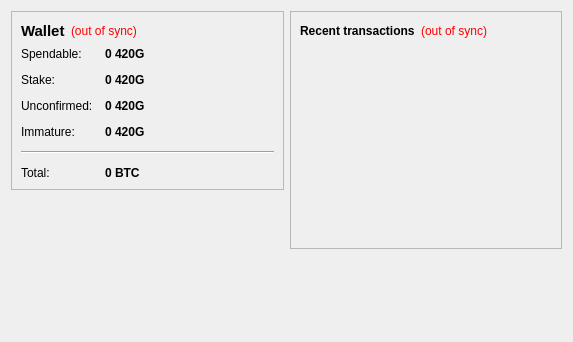
<?xml version="1.0" encoding="UTF-8"?>
<ui version="4.0">
 <class>OverviewPage</class>
 <widget class="QWidget" name="OverviewPage">
  <property name="geometry">
   <rect>
    <x>0</x>
    <y>0</y>
    <width>573</width>
    <height>342</height>
   </rect>
  </property>
  <property name="windowTitle">
   <string>Form</string>
  </property>
  <layout class="QHBoxLayout" name="horizontalLayout" stretch="1,1">
   <item>
    <layout class="QVBoxLayout" name="verticalLayout_2">
     <item>
      <widget class="QFrame" name="frame">
       <property name="frameShape">
        <enum>QFrame::StyledPanel</enum>
       </property>
       <property name="frameShadow">
        <enum>QFrame::Raised</enum>
       </property>
       <layout class="QVBoxLayout" name="verticalLayout_4">
        <item>
         <layout class="QHBoxLayout" name="horizontalLayout_4">
          <item>
           <widget class="QLabel" name="label_5">
            <property name="font">
             <font>
              <pointsize>11</pointsize>
              <weight>75</weight>
              <bold>true</bold>
             </font>
            </property>
            <property name="text">
             <string>Wallet</string>
            </property>
           </widget>
          </item>
          <item>
           <widget class="QLabel" name="labelWalletStatus">
            <property name="toolTip">
             <string>The displayed information may be out of date. Your wallet automatically synchronizes with the Ganjacoin network after a connection is established, but this process has not completed yet.</string>
            </property>
            <property name="styleSheet">
             <string notr="true">QLabel { color: red; }</string>
            </property>
            <property name="text">
             <string notr="true">(out of sync)</string>
            </property>
            <property name="alignment">
             <set>Qt::AlignLeading|Qt::AlignLeft|Qt::AlignVCenter</set>
            </property>
           </widget>
          </item>
          <item>
           <spacer name="horizontalSpacer_2">
            <property name="orientation">
             <enum>Qt::Horizontal</enum>
            </property>
            <property name="sizeHint" stdset="0">
             <size>
              <width>40</width>
              <height>20</height>
             </size>
            </property>
           </spacer>
          </item>
         </layout>
        </item>
        <item>
         <layout class="QFormLayout" name="formLayout_2">
          <property name="fieldGrowthPolicy">
           <enum>QFormLayout::AllNonFixedFieldsGrow</enum>
          </property>
          <property name="horizontalSpacing">
           <number>12</number>
          </property>
          <property name="verticalSpacing">
           <number>12</number>
          </property>
          <item row="0" column="0">
           <widget class="QLabel" name="label">
            <property name="text">
             <string>Spendable:</string>
            </property>
           </widget>
          </item>
          <item row="0" column="1">
           <widget class="QLabel" name="labelBalance">
            <property name="font">
             <font>
              <weight>75</weight>
              <bold>true</bold>
             </font>
            </property>
            <property name="cursor">
             <cursorShape>IBeamCursor</cursorShape>
            </property>
            <property name="toolTip">
             <string>Your current spendable balance</string>
            </property>
            <property name="text">
             <string notr="true">0 420G</string>
            </property>
            <property name="textInteractionFlags">
             <set>Qt::LinksAccessibleByMouse|Qt::TextSelectableByKeyboard|Qt::TextSelectableByMouse</set>
            </property>
           </widget>
          </item>
          <item row="1" column="0">
           <widget class="QLabel" name="label_6">
            <property name="text">
             <string>Stake:</string>
            </property>
           </widget>
          </item>
          <item row="1" column="1">
           <widget class="QLabel" name="labelStake">
            <property name="font">
             <font>
              <weight>75</weight>
              <bold>true</bold>
             </font>
            </property>
            <property name="cursor">
             <cursorShape>IBeamCursor</cursorShape>
            </property>
            <property name="toolTip">
             <string>Total of coins that was staked, and do not yet count toward the current balance</string>
            </property>
            <property name="text">
             <string notr="true">0 420G</string>
            </property>
            <property name="textInteractionFlags">
             <set>Qt::LinksAccessibleByMouse|Qt::TextSelectableByKeyboard|Qt::TextSelectableByMouse</set>
            </property>
           </widget>
          </item>
          <item row="2" column="0">
           <widget class="QLabel" name="label_3">
            <property name="text">
             <string>Unconfirmed:</string>
            </property>
           </widget>
          </item>
          <item row="2" column="1">
           <widget class="QLabel" name="labelUnconfirmed">
            <property name="font">
             <font>
              <weight>75</weight>
              <bold>true</bold>
             </font>
            </property>
            <property name="cursor">
             <cursorShape>IBeamCursor</cursorShape>
            </property>
            <property name="toolTip">
             <string>Total of transactions that have yet to be confirmed, and do not yet count toward the current balance</string>
            </property>
            <property name="text">
             <string notr="true">0 420G</string>
            </property>
            <property name="textInteractionFlags">
             <set>Qt::LinksAccessibleByMouse|Qt::TextSelectableByKeyboard|Qt::TextSelectableByMouse</set>
            </property>
           </widget>
          </item>
          <item row="3" column="0">
           <widget class="QLabel" name="labelImmatureText">
            <property name="text">
             <string>Immature:</string>
            </property>
           </widget>
          </item>
          <item row="3" column="1">
           <widget class="QLabel" name="labelImmature">
            <property name="font">
             <font>
              <weight>75</weight>
              <bold>true</bold>
             </font>
            </property>
            <property name="toolTip">
             <string>Mined balance that has not yet matured</string>
            </property>
            <property name="text">
             <string notr="true">0 420G</string>
            </property>
            <property name="textInteractionFlags">
             <set>Qt::LinksAccessibleByMouse|Qt::TextSelectableByKeyboard|Qt::TextSelectableByMouse</set>
            </property>
           </widget>
          </item>
          <item row="4" column="0" colspan="2">
           <widget class="Line" name="line">
            <property name="orientation">
             <enum>Qt::Horizontal</enum>
            </property>
           </widget>
          </item>
          <item row="5" column="0">
           <widget class="QLabel" name="labelTotalText">
            <property name="text">
             <string>Total:</string>
            </property>
           </widget>
          </item>
          <item row="5" column="1">
           <widget class="QLabel" name="labelTotal">
            <property name="font">
             <font>
              <weight>75</weight>
              <bold>true</bold>
             </font>
            </property>
            <property name="cursor">
             <cursorShape>IBeamCursor</cursorShape>
            </property>
            <property name="toolTip">
             <string>Your current total balance</string>
            </property>
            <property name="text">
             <string notr="true">0 BTC</string>
            </property>
            <property name="textInteractionFlags">
             <set>Qt::LinksAccessibleByMouse|Qt::TextSelectableByKeyboard|Qt::TextSelectableByMouse</set>
            </property>
           </widget>
          </item>
         </layout>
        </item>
       </layout>
      </widget>
     </item>
     <item>
      <spacer name="verticalSpacer">
       <property name="orientation">
        <enum>Qt::Vertical</enum>
       </property>
       <property name="sizeHint" stdset="0">
        <size>
         <width>20</width>
         <height>40</height>
        </size>
       </property>
      </spacer>
     </item>
    </layout>
   </item>
   <item>
    <layout class="QVBoxLayout" name="verticalLayout_3">
     <item>
      <widget class="QFrame" name="frame_2">
       <property name="frameShape">
        <enum>QFrame::StyledPanel</enum>
       </property>
       <property name="frameShadow">
        <enum>QFrame::Raised</enum>
       </property>
       <layout class="QVBoxLayout" name="verticalLayout">
        <item>
         <layout class="QHBoxLayout" name="horizontalLayout_2">
          <item>
           <widget class="QLabel" name="label_4">
            <property name="text">
             <string>&lt;b&gt;Recent transactions&lt;/b&gt;</string>
            </property>
           </widget>
          </item>
          <item>
           <widget class="QLabel" name="labelTransactionsStatus">
            <property name="toolTip">
             <string>The displayed information may be out of date. Your wallet automatically synchronizes with the Ganjacoin network after a connection is established, but this process has not completed yet.</string>
            </property>
            <property name="styleSheet">
             <string notr="true">QLabel { color: red; }</string>
            </property>
            <property name="text">
             <string notr="true">(out of sync)</string>
            </property>
            <property name="alignment">
             <set>Qt::AlignRight|Qt::AlignTrailing|Qt::AlignVCenter</set>
            </property>
           </widget>
          </item>
          <item>
           <spacer name="horizontalSpacer">
            <property name="orientation">
             <enum>Qt::Horizontal</enum>
            </property>
            <property name="sizeHint" stdset="0">
             <size>
              <width>40</width>
              <height>20</height>
             </size>
            </property>
           </spacer>
          </item>
         </layout>
        </item>
        <item>
         <widget class="QListView" name="listTransactions">
          <property name="styleSheet">
           <string notr="true">QListView { background: transparent; }</string>
          </property>
          <property name="frameShape">
           <enum>QFrame::NoFrame</enum>
          </property>
          <property name="verticalScrollBarPolicy">
           <enum>Qt::ScrollBarAlwaysOff</enum>
          </property>
          <property name="horizontalScrollBarPolicy">
           <enum>Qt::ScrollBarAlwaysOff</enum>
          </property>
          <property name="selectionMode">
           <enum>QAbstractItemView::NoSelection</enum>
          </property>
         </widget>
        </item>
       </layout>
      </widget>
     </item>
     <item>
      <spacer name="verticalSpacer_2">
       <property name="orientation">
        <enum>Qt::Vertical</enum>
       </property>
       <property name="sizeHint" stdset="0">
        <size>
         <width>20</width>
         <height>40</height>
        </size>
       </property>
      </spacer>
     </item>
    </layout>
   </item>
  </layout>
 </widget>
 <resources/>
 <connections/>
</ui>
